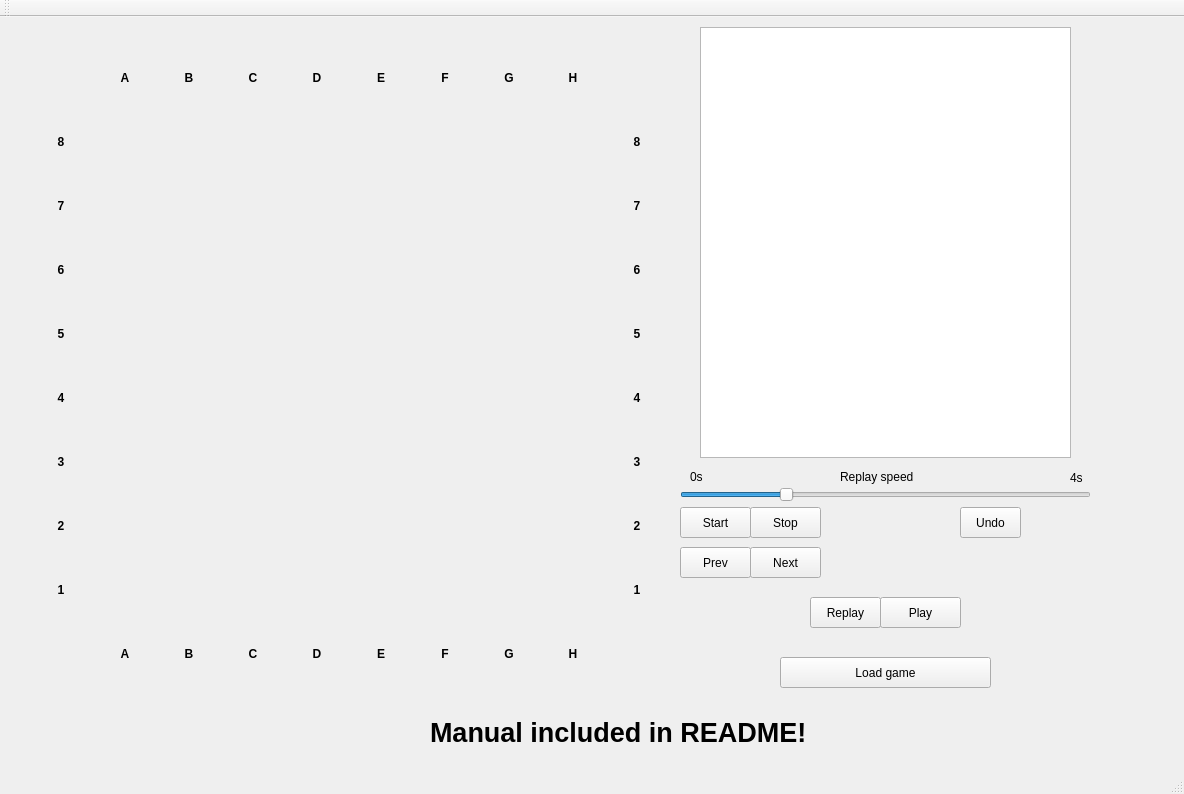
<?xml version="1.0" encoding="UTF-8"?>
<ui version="4.0">
 <class>MainWindow</class>
 <widget class="QMainWindow" name="MainWindow">
  <property name="geometry">
   <rect>
    <x>0</x>
    <y>0</y>
    <width>1184</width>
    <height>794</height>
   </rect>
  </property>
  <property name="windowTitle">
   <string>MainWindow</string>
  </property>
  <widget class="QWidget" name="centralWidget">
   <widget class="QWidget" name="gridLayoutWidget">
    <property name="geometry">
     <rect>
      <x>20</x>
      <y>20</y>
      <width>656</width>
      <height>656</height>
     </rect>
    </property>
    <layout class="QGridLayout" name="gridLayout_2">
     <item row="8" column="9">
      <widget class="QLabel" name="label_28">
       <property name="minimumSize">
        <size>
         <width>60</width>
         <height>60</height>
        </size>
       </property>
       <property name="maximumSize">
        <size>
         <width>60</width>
         <height>60</height>
        </size>
       </property>
       <property name="font">
        <font>
         <weight>75</weight>
         <bold>true</bold>
        </font>
       </property>
       <property name="text">
        <string>1</string>
       </property>
       <property name="alignment">
        <set>Qt::AlignCenter</set>
       </property>
      </widget>
     </item>
     <item row="0" column="1">
      <widget class="QLabel" name="label_43">
       <property name="minimumSize">
        <size>
         <width>60</width>
         <height>60</height>
        </size>
       </property>
       <property name="maximumSize">
        <size>
         <width>60</width>
         <height>60</height>
        </size>
       </property>
       <property name="font">
        <font>
         <weight>75</weight>
         <bold>true</bold>
        </font>
       </property>
       <property name="text">
        <string>A</string>
       </property>
       <property name="alignment">
        <set>Qt::AlignCenter</set>
       </property>
      </widget>
     </item>
     <item row="4" column="9">
      <widget class="QLabel" name="label_25">
       <property name="minimumSize">
        <size>
         <width>60</width>
         <height>60</height>
        </size>
       </property>
       <property name="maximumSize">
        <size>
         <width>60</width>
         <height>60</height>
        </size>
       </property>
       <property name="font">
        <font>
         <weight>75</weight>
         <bold>true</bold>
        </font>
       </property>
       <property name="text">
        <string>5</string>
       </property>
       <property name="alignment">
        <set>Qt::AlignCenter</set>
       </property>
      </widget>
     </item>
     <item row="5" column="9">
      <widget class="QLabel" name="label_24">
       <property name="minimumSize">
        <size>
         <width>60</width>
         <height>60</height>
        </size>
       </property>
       <property name="maximumSize">
        <size>
         <width>60</width>
         <height>60</height>
        </size>
       </property>
       <property name="font">
        <font>
         <weight>75</weight>
         <bold>true</bold>
        </font>
       </property>
       <property name="text">
        <string>4</string>
       </property>
       <property name="alignment">
        <set>Qt::AlignCenter</set>
       </property>
      </widget>
     </item>
     <item row="9" column="4">
      <widget class="QLabel" name="label_38">
       <property name="minimumSize">
        <size>
         <width>60</width>
         <height>60</height>
        </size>
       </property>
       <property name="maximumSize">
        <size>
         <width>60</width>
         <height>60</height>
        </size>
       </property>
       <property name="font">
        <font>
         <weight>75</weight>
         <bold>true</bold>
        </font>
       </property>
       <property name="text">
        <string>D</string>
       </property>
       <property name="alignment">
        <set>Qt::AlignCenter</set>
       </property>
      </widget>
     </item>
     <item row="9" column="1">
      <widget class="QLabel" name="label_35">
       <property name="minimumSize">
        <size>
         <width>60</width>
         <height>60</height>
        </size>
       </property>
       <property name="maximumSize">
        <size>
         <width>60</width>
         <height>60</height>
        </size>
       </property>
       <property name="font">
        <font>
         <weight>75</weight>
         <bold>true</bold>
        </font>
       </property>
       <property name="text">
        <string>A</string>
       </property>
       <property name="alignment">
        <set>Qt::AlignCenter</set>
       </property>
      </widget>
     </item>
     <item row="6" column="0">
      <widget class="QLabel" name="label_18">
       <property name="minimumSize">
        <size>
         <width>60</width>
         <height>60</height>
        </size>
       </property>
       <property name="maximumSize">
        <size>
         <width>60</width>
         <height>60</height>
        </size>
       </property>
       <property name="font">
        <font>
         <weight>75</weight>
         <bold>true</bold>
        </font>
       </property>
       <property name="text">
        <string>3</string>
       </property>
       <property name="alignment">
        <set>Qt::AlignCenter</set>
       </property>
      </widget>
     </item>
     <item row="7" column="0">
      <widget class="QLabel" name="label_19">
       <property name="minimumSize">
        <size>
         <width>60</width>
         <height>60</height>
        </size>
       </property>
       <property name="maximumSize">
        <size>
         <width>60</width>
         <height>60</height>
        </size>
       </property>
       <property name="font">
        <font>
         <weight>75</weight>
         <bold>true</bold>
        </font>
       </property>
       <property name="text">
        <string>2</string>
       </property>
       <property name="alignment">
        <set>Qt::AlignCenter</set>
       </property>
      </widget>
     </item>
     <item row="3" column="9">
      <widget class="QLabel" name="label_23">
       <property name="minimumSize">
        <size>
         <width>60</width>
         <height>60</height>
        </size>
       </property>
       <property name="maximumSize">
        <size>
         <width>60</width>
         <height>60</height>
        </size>
       </property>
       <property name="font">
        <font>
         <weight>75</weight>
         <bold>true</bold>
        </font>
       </property>
       <property name="text">
        <string>6</string>
       </property>
       <property name="alignment">
        <set>Qt::AlignCenter</set>
       </property>
      </widget>
     </item>
     <item row="8" column="0">
      <widget class="QLabel" name="label_20">
       <property name="minimumSize">
        <size>
         <width>60</width>
         <height>60</height>
        </size>
       </property>
       <property name="maximumSize">
        <size>
         <width>60</width>
         <height>60</height>
        </size>
       </property>
       <property name="font">
        <font>
         <weight>75</weight>
         <bold>true</bold>
        </font>
       </property>
       <property name="text">
        <string>1</string>
       </property>
       <property name="alignment">
        <set>Qt::AlignCenter</set>
       </property>
      </widget>
     </item>
     <item row="3" column="0">
      <widget class="QLabel" name="label_15">
       <property name="minimumSize">
        <size>
         <width>60</width>
         <height>60</height>
        </size>
       </property>
       <property name="maximumSize">
        <size>
         <width>60</width>
         <height>60</height>
        </size>
       </property>
       <property name="font">
        <font>
         <weight>75</weight>
         <bold>true</bold>
        </font>
       </property>
       <property name="text">
        <string>6</string>
       </property>
       <property name="alignment">
        <set>Qt::AlignCenter</set>
       </property>
      </widget>
     </item>
     <item row="5" column="0">
      <widget class="QLabel" name="label_17">
       <property name="minimumSize">
        <size>
         <width>60</width>
         <height>60</height>
        </size>
       </property>
       <property name="maximumSize">
        <size>
         <width>60</width>
         <height>60</height>
        </size>
       </property>
       <property name="font">
        <font>
         <weight>75</weight>
         <bold>true</bold>
        </font>
       </property>
       <property name="text">
        <string>4</string>
       </property>
       <property name="alignment">
        <set>Qt::AlignCenter</set>
       </property>
      </widget>
     </item>
     <item row="0" column="7">
      <widget class="QLabel" name="label_49">
       <property name="minimumSize">
        <size>
         <width>60</width>
         <height>60</height>
        </size>
       </property>
       <property name="maximumSize">
        <size>
         <width>60</width>
         <height>60</height>
        </size>
       </property>
       <property name="font">
        <font>
         <weight>75</weight>
         <bold>true</bold>
        </font>
       </property>
       <property name="text">
        <string>G</string>
       </property>
       <property name="alignment">
        <set>Qt::AlignCenter</set>
       </property>
      </widget>
     </item>
     <item row="4" column="0">
      <widget class="QLabel" name="label_16">
       <property name="minimumSize">
        <size>
         <width>60</width>
         <height>60</height>
        </size>
       </property>
       <property name="maximumSize">
        <size>
         <width>60</width>
         <height>60</height>
        </size>
       </property>
       <property name="font">
        <font>
         <weight>75</weight>
         <bold>true</bold>
        </font>
       </property>
       <property name="text">
        <string>5</string>
       </property>
       <property name="alignment">
        <set>Qt::AlignCenter</set>
       </property>
      </widget>
     </item>
     <item row="9" column="3">
      <widget class="QLabel" name="label_37">
       <property name="minimumSize">
        <size>
         <width>60</width>
         <height>60</height>
        </size>
       </property>
       <property name="maximumSize">
        <size>
         <width>60</width>
         <height>60</height>
        </size>
       </property>
       <property name="font">
        <font>
         <weight>75</weight>
         <bold>true</bold>
        </font>
       </property>
       <property name="text">
        <string>C</string>
       </property>
       <property name="alignment">
        <set>Qt::AlignCenter</set>
       </property>
      </widget>
     </item>
     <item row="9" column="5">
      <widget class="QLabel" name="label_39">
       <property name="minimumSize">
        <size>
         <width>60</width>
         <height>60</height>
        </size>
       </property>
       <property name="maximumSize">
        <size>
         <width>60</width>
         <height>60</height>
        </size>
       </property>
       <property name="font">
        <font>
         <weight>75</weight>
         <bold>true</bold>
        </font>
       </property>
       <property name="text">
        <string>E</string>
       </property>
       <property name="alignment">
        <set>Qt::AlignCenter</set>
       </property>
      </widget>
     </item>
     <item row="9" column="6">
      <widget class="QLabel" name="label_40">
       <property name="minimumSize">
        <size>
         <width>60</width>
         <height>60</height>
        </size>
       </property>
       <property name="maximumSize">
        <size>
         <width>60</width>
         <height>60</height>
        </size>
       </property>
       <property name="font">
        <font>
         <weight>75</weight>
         <bold>true</bold>
        </font>
       </property>
       <property name="text">
        <string>F</string>
       </property>
       <property name="alignment">
        <set>Qt::AlignCenter</set>
       </property>
      </widget>
     </item>
     <item row="9" column="2">
      <widget class="QLabel" name="label_36">
       <property name="minimumSize">
        <size>
         <width>60</width>
         <height>60</height>
        </size>
       </property>
       <property name="maximumSize">
        <size>
         <width>60</width>
         <height>60</height>
        </size>
       </property>
       <property name="font">
        <font>
         <weight>75</weight>
         <bold>true</bold>
        </font>
       </property>
       <property name="text">
        <string>B</string>
       </property>
       <property name="alignment">
        <set>Qt::AlignCenter</set>
       </property>
      </widget>
     </item>
     <item row="0" column="2">
      <widget class="QLabel" name="label_44">
       <property name="minimumSize">
        <size>
         <width>60</width>
         <height>60</height>
        </size>
       </property>
       <property name="maximumSize">
        <size>
         <width>60</width>
         <height>60</height>
        </size>
       </property>
       <property name="font">
        <font>
         <weight>75</weight>
         <bold>true</bold>
        </font>
       </property>
       <property name="text">
        <string>B</string>
       </property>
       <property name="alignment">
        <set>Qt::AlignCenter</set>
       </property>
      </widget>
     </item>
     <item row="0" column="3">
      <widget class="QLabel" name="label_45">
       <property name="minimumSize">
        <size>
         <width>60</width>
         <height>60</height>
        </size>
       </property>
       <property name="maximumSize">
        <size>
         <width>60</width>
         <height>60</height>
        </size>
       </property>
       <property name="font">
        <font>
         <weight>75</weight>
         <bold>true</bold>
        </font>
       </property>
       <property name="text">
        <string>C</string>
       </property>
       <property name="alignment">
        <set>Qt::AlignCenter</set>
       </property>
      </widget>
     </item>
     <item row="0" column="8">
      <widget class="QLabel" name="label_50">
       <property name="minimumSize">
        <size>
         <width>60</width>
         <height>60</height>
        </size>
       </property>
       <property name="maximumSize">
        <size>
         <width>60</width>
         <height>60</height>
        </size>
       </property>
       <property name="font">
        <font>
         <weight>75</weight>
         <bold>true</bold>
        </font>
       </property>
       <property name="text">
        <string>H</string>
       </property>
       <property name="alignment">
        <set>Qt::AlignCenter</set>
       </property>
      </widget>
     </item>
     <item row="6" column="9">
      <widget class="QLabel" name="label_26">
       <property name="minimumSize">
        <size>
         <width>60</width>
         <height>60</height>
        </size>
       </property>
       <property name="maximumSize">
        <size>
         <width>60</width>
         <height>60</height>
        </size>
       </property>
       <property name="font">
        <font>
         <weight>75</weight>
         <bold>true</bold>
        </font>
       </property>
       <property name="text">
        <string>3</string>
       </property>
       <property name="alignment">
        <set>Qt::AlignCenter</set>
       </property>
      </widget>
     </item>
     <item row="1" column="0">
      <widget class="QLabel" name="label_13">
       <property name="minimumSize">
        <size>
         <width>60</width>
         <height>60</height>
        </size>
       </property>
       <property name="maximumSize">
        <size>
         <width>60</width>
         <height>60</height>
        </size>
       </property>
       <property name="font">
        <font>
         <weight>75</weight>
         <bold>true</bold>
        </font>
       </property>
       <property name="text">
        <string>8</string>
       </property>
       <property name="alignment">
        <set>Qt::AlignCenter</set>
       </property>
      </widget>
     </item>
     <item row="7" column="9">
      <widget class="QLabel" name="label_27">
       <property name="minimumSize">
        <size>
         <width>60</width>
         <height>60</height>
        </size>
       </property>
       <property name="maximumSize">
        <size>
         <width>60</width>
         <height>60</height>
        </size>
       </property>
       <property name="font">
        <font>
         <weight>75</weight>
         <bold>true</bold>
        </font>
       </property>
       <property name="text">
        <string>2</string>
       </property>
       <property name="alignment">
        <set>Qt::AlignCenter</set>
       </property>
      </widget>
     </item>
     <item row="1" column="9">
      <widget class="QLabel" name="label_22">
       <property name="minimumSize">
        <size>
         <width>60</width>
         <height>60</height>
        </size>
       </property>
       <property name="maximumSize">
        <size>
         <width>60</width>
         <height>60</height>
        </size>
       </property>
       <property name="font">
        <font>
         <weight>75</weight>
         <bold>true</bold>
        </font>
       </property>
       <property name="text">
        <string>8</string>
       </property>
       <property name="alignment">
        <set>Qt::AlignCenter</set>
       </property>
      </widget>
     </item>
     <item row="0" column="6">
      <widget class="QLabel" name="label_48">
       <property name="minimumSize">
        <size>
         <width>60</width>
         <height>60</height>
        </size>
       </property>
       <property name="maximumSize">
        <size>
         <width>60</width>
         <height>60</height>
        </size>
       </property>
       <property name="font">
        <font>
         <weight>75</weight>
         <bold>true</bold>
        </font>
       </property>
       <property name="text">
        <string>F</string>
       </property>
       <property name="alignment">
        <set>Qt::AlignCenter</set>
       </property>
      </widget>
     </item>
     <item row="0" column="5">
      <widget class="QLabel" name="label_47">
       <property name="minimumSize">
        <size>
         <width>60</width>
         <height>60</height>
        </size>
       </property>
       <property name="maximumSize">
        <size>
         <width>60</width>
         <height>60</height>
        </size>
       </property>
       <property name="font">
        <font>
         <weight>75</weight>
         <bold>true</bold>
        </font>
       </property>
       <property name="text">
        <string>E</string>
       </property>
       <property name="alignment">
        <set>Qt::AlignCenter</set>
       </property>
      </widget>
     </item>
     <item row="9" column="8">
      <widget class="QLabel" name="label_42">
       <property name="minimumSize">
        <size>
         <width>60</width>
         <height>60</height>
        </size>
       </property>
       <property name="maximumSize">
        <size>
         <width>60</width>
         <height>60</height>
        </size>
       </property>
       <property name="font">
        <font>
         <weight>75</weight>
         <bold>true</bold>
        </font>
       </property>
       <property name="text">
        <string>H</string>
       </property>
       <property name="alignment">
        <set>Qt::AlignCenter</set>
       </property>
      </widget>
     </item>
     <item row="9" column="7">
      <widget class="QLabel" name="label_41">
       <property name="minimumSize">
        <size>
         <width>60</width>
         <height>60</height>
        </size>
       </property>
       <property name="maximumSize">
        <size>
         <width>60</width>
         <height>60</height>
        </size>
       </property>
       <property name="font">
        <font>
         <weight>75</weight>
         <bold>true</bold>
        </font>
       </property>
       <property name="text">
        <string>G</string>
       </property>
       <property name="alignment">
        <set>Qt::AlignCenter</set>
       </property>
      </widget>
     </item>
     <item row="2" column="0">
      <widget class="QLabel" name="label_14">
       <property name="minimumSize">
        <size>
         <width>60</width>
         <height>60</height>
        </size>
       </property>
       <property name="maximumSize">
        <size>
         <width>60</width>
         <height>60</height>
        </size>
       </property>
       <property name="font">
        <font>
         <weight>75</weight>
         <bold>true</bold>
        </font>
       </property>
       <property name="text">
        <string>7</string>
       </property>
       <property name="alignment">
        <set>Qt::AlignCenter</set>
       </property>
      </widget>
     </item>
     <item row="2" column="9">
      <widget class="QLabel" name="label_21">
       <property name="minimumSize">
        <size>
         <width>60</width>
         <height>60</height>
        </size>
       </property>
       <property name="maximumSize">
        <size>
         <width>60</width>
         <height>60</height>
        </size>
       </property>
       <property name="font">
        <font>
         <weight>75</weight>
         <bold>true</bold>
        </font>
       </property>
       <property name="text">
        <string>7</string>
       </property>
       <property name="alignment">
        <set>Qt::AlignCenter</set>
       </property>
      </widget>
     </item>
     <item row="0" column="4">
      <widget class="QLabel" name="label_46">
       <property name="minimumSize">
        <size>
         <width>60</width>
         <height>60</height>
        </size>
       </property>
       <property name="maximumSize">
        <size>
         <width>60</width>
         <height>60</height>
        </size>
       </property>
       <property name="font">
        <font>
         <weight>75</weight>
         <bold>true</bold>
        </font>
       </property>
       <property name="text">
        <string>D</string>
       </property>
       <property name="alignment">
        <set>Qt::AlignCenter</set>
       </property>
      </widget>
     </item>
    </layout>
   </widget>
   <widget class="QPushButton" name="StartButton">
    <property name="geometry">
     <rect>
      <x>680</x>
      <y>490</y>
      <width>71</width>
      <height>31</height>
     </rect>
    </property>
    <property name="text">
     <string>Start</string>
    </property>
   </widget>
   <widget class="QPushButton" name="StopButton">
    <property name="geometry">
     <rect>
      <x>750</x>
      <y>490</y>
      <width>71</width>
      <height>31</height>
     </rect>
    </property>
    <property name="text">
     <string>Stop</string>
    </property>
   </widget>
   <widget class="QPushButton" name="UndoButton">
    <property name="geometry">
     <rect>
      <x>960</x>
      <y>490</y>
      <width>61</width>
      <height>31</height>
     </rect>
    </property>
    <property name="text">
     <string>Undo</string>
    </property>
   </widget>
   <widget class="QSlider" name="horizontalSlider">
    <property name="geometry">
     <rect>
      <x>680</x>
      <y>470</y>
      <width>411</width>
      <height>16</height>
     </rect>
    </property>
    <property name="maximum">
     <number>4000</number>
    </property>
    <property name="value">
     <number>1000</number>
    </property>
    <property name="sliderPosition">
     <number>1000</number>
    </property>
    <property name="orientation">
     <enum>Qt::Horizontal</enum>
    </property>
   </widget>
   <widget class="QPushButton" name="LoadButton">
    <property name="geometry">
     <rect>
      <x>780</x>
      <y>640</y>
      <width>211</width>
      <height>31</height>
     </rect>
    </property>
    <property name="text">
     <string>Load game</string>
    </property>
   </widget>
   <widget class="QPushButton" name="NextButton">
    <property name="geometry">
     <rect>
      <x>750</x>
      <y>530</y>
      <width>71</width>
      <height>31</height>
     </rect>
    </property>
    <property name="text">
     <string>Next</string>
    </property>
    <property name="autoDefault">
     <bool>false</bool>
    </property>
    <property name="default">
     <bool>false</bool>
    </property>
    <property name="flat">
     <bool>false</bool>
    </property>
   </widget>
   <widget class="QPushButton" name="PrevButton">
    <property name="geometry">
     <rect>
      <x>680</x>
      <y>530</y>
      <width>71</width>
      <height>31</height>
     </rect>
    </property>
    <property name="text">
     <string>Prev</string>
    </property>
   </widget>
   <widget class="QListWidget" name="listWidget">
    <property name="geometry">
     <rect>
      <x>700</x>
      <y>10</y>
      <width>371</width>
      <height>431</height>
     </rect>
    </property>
   </widget>
   <widget class="QPushButton" name="PlayButton">
    <property name="geometry">
     <rect>
      <x>880</x>
      <y>580</y>
      <width>81</width>
      <height>31</height>
     </rect>
    </property>
    <property name="text">
     <string>Play</string>
    </property>
   </widget>
   <widget class="QPushButton" name="ReplayButton">
    <property name="geometry">
     <rect>
      <x>810</x>
      <y>580</y>
      <width>71</width>
      <height>31</height>
     </rect>
    </property>
    <property name="text">
     <string>Replay</string>
    </property>
   </widget>
   <widget class="QLabel" name="label">
    <property name="geometry">
     <rect>
      <x>690</x>
      <y>450</y>
      <width>71</width>
      <height>20</height>
     </rect>
    </property>
    <property name="text">
     <string>0s</string>
    </property>
   </widget>
   <widget class="QLabel" name="label_2">
    <property name="geometry">
     <rect>
      <x>1070</x>
      <y>450</y>
      <width>67</width>
      <height>21</height>
     </rect>
    </property>
    <property name="text">
     <string>4s</string>
    </property>
   </widget>
   <widget class="QLabel" name="label_3">
    <property name="geometry">
     <rect>
      <x>840</x>
      <y>450</y>
      <width>111</width>
      <height>20</height>
     </rect>
    </property>
    <property name="text">
     <string>Replay speed</string>
    </property>
   </widget>
   <widget class="QLabel" name="label_4">
    <property name="geometry">
     <rect>
      <x>430</x>
      <y>700</y>
      <width>561</width>
      <height>31</height>
     </rect>
    </property>
    <property name="font">
     <font>
      <pointsize>20</pointsize>
      <weight>75</weight>
      <bold>true</bold>
     </font>
    </property>
    <property name="text">
     <string>Manual included in README!</string>
    </property>
   </widget>
  </widget>
  <widget class="QToolBar" name="mainToolBar">
   <attribute name="toolBarArea">
    <enum>TopToolBarArea</enum>
   </attribute>
   <attribute name="toolBarBreak">
    <bool>false</bool>
   </attribute>
  </widget>
  <widget class="QMenuBar" name="menuBar">
   <property name="geometry">
    <rect>
     <x>0</x>
     <y>0</y>
     <width>1184</width>
     <height>22</height>
    </rect>
   </property>
  </widget>
  <widget class="QStatusBar" name="statusBar"/>
 </widget>
 <layoutdefault spacing="6" margin="11"/>
 <resources/>
 <connections/>
</ui>
